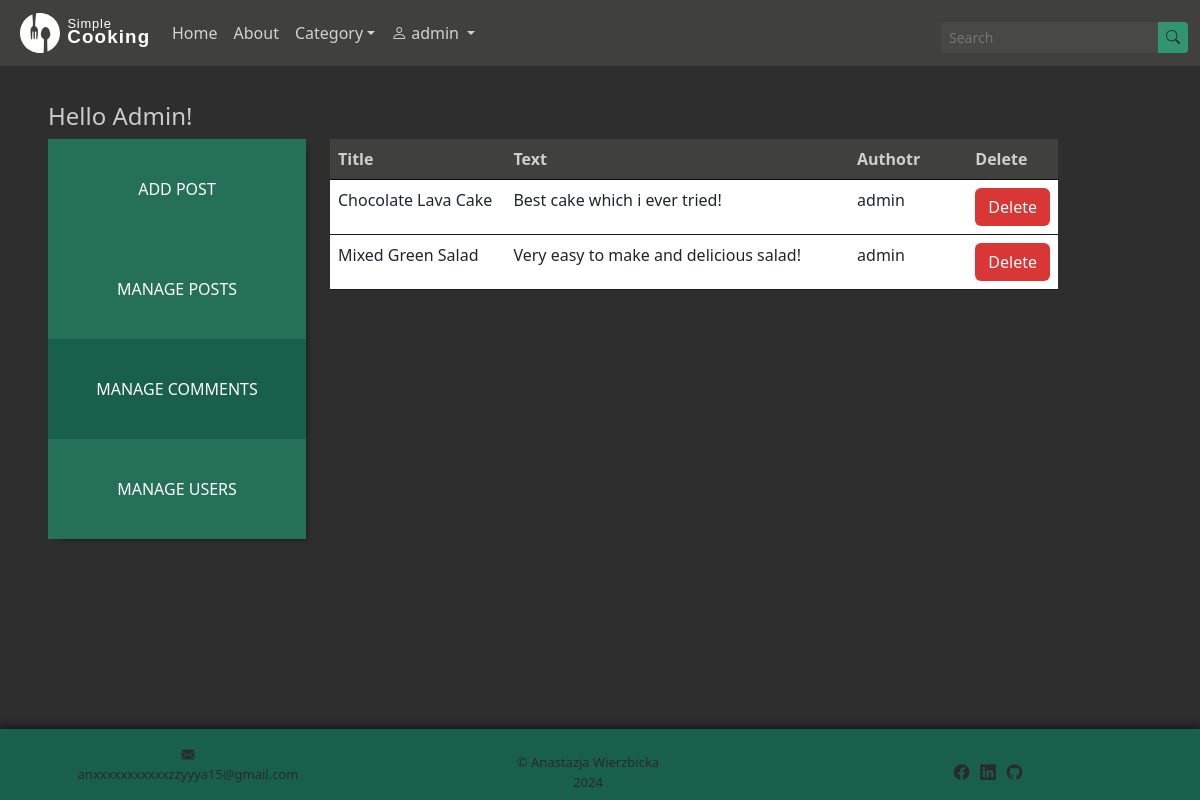
Screenshot of /admin_user/manageComments.php (signed in) with the database file from the repository.
### tables this page shows
CREATE TABLE `users` (
  `id` int(11) UNSIGNED NOT NULL,
  `email` varchar(100) NOT NULL,
  `login` varchar(50) NOT NULL,
  `password` varchar(255) NOT NULL,
  `is_admin` tinyint(1) NOT NULL,
  `token` int(6) NOT NULL
);

CREATE TABLE `comments` (
  `id` int(11) UNSIGNED NOT NULL,
  `post_id` int(11) UNSIGNED NOT NULL,
  `user_id` int(11) UNSIGNED NOT NULL,
  `comm_text` text NOT NULL
);

CREATE TABLE `posts` (
  `id` int(11) UNSIGNED NOT NULL,
  `title` varchar(255) NOT NULL,
  `recipe_text` text NOT NULL,
  `ingridients` text NOT NULL,
  `post_image` varchar(255) NOT NULL,
  `date_time` timestamp NOT NULL DEFAULT current_timestamp(),
  `time_needed` float NOT NULL,
  `portion_amount` int(2) NOT NULL,
  `difficult` int(1) NOT NULL,
  `likes` int(255) NOT NULL,
  `category_id` int(11) UNSIGNED NOT NULL,
  `user_id` int(11) UNSIGNED NOT NULL
);

### admin_user/config/connect.php (called while the page is built, shortened)
<?php
$root = getenv('ROOT_URL');

### admin_user/manageComments.php (the view, shortened to what this page needs)
<?php
$name = "managecomments";
require "parts/navbar.php";
$comment_query = "SELECT * FROM comments";
$comment_result = mysqli_query($conn, $comment_query);
?>
            <div class="container-fluid main-container">
            <div class="row"><h4>Hello Admin!</h4></div>
            <div class="row">
                <div class="col-lg-3 col-md-12 col-sm-12 col-12 side-panel">
                    <div class="manage">
                    <a href="<?= $root ?>admin_user/createPost.php"><div class="manage-panel">ADD POST</div></a>
                    <a href="<?= $root ?>admin_user/"><div class="manage-panel">MANAGE POSTS</div></a>
                    <a href="<?= $root ?>admin_user/manageComments.php"><div class="manage-panel active">MANAGE COMMENTS</div></a>
                    <a href="<?= $root ?>admin_user/manageUsers.php"><div class="manage-panel">MANAGE USERS</div></a>
                    </div>
                </div>
                <div class="col-lg-8 col-md-12 col-sm-12 col-12  info-table ">
                <?php if(mysqli_num_rows($comment_result) > 0) : ?>
                    <table class="table">
                        <thead class="table-light sticky-header">
                            <tr>
                                <th scope="col" class="col-3">Title</th>
                                <th scope="col" class="col-6">Text</th>
                                <th scope="col" class="col-2">Authotr</th>
                                <th scope="col" class="col-1">Delete</th>
                            </tr>
                        </thead>
                        <tbody>
                            <?php while($comment = mysqli_fetch_assoc($comment_result)) : ?>
                                <?php
                                    $comm_author = $comment['user_id'];
                                    $author_query = "SELECT login FROM users WHERE id=$comm_author";
                                    $author_result = mysqli_query($conn, $author_query);
                                    $author = mysqli_fetch_assoc($author_result);
                                    $post_title = $comment['post_id'];
                                    $post_query = "SELECT title FROM posts WHERE id=$post_title";
                                    $post_result = mysqli_query($conn, $post_query);
                                    $title = mysqli_fetch_assoc($post_result);
                                ?>
                            <tr>
                                <td scope="row"><?= $title['title'] ?></td>
                                <td><?= substr($comment['comm_text'], 0, 100) ?></td>
                                <td><?= $author['login'] ?></td>
                                <td><a href="<?= $root ?>admin_user/deleteComm.php?id=<?= $comment['id'] ?>"><button class="btn btn-danger" type="submit">Delete</button></a></td>
                            </tr>
                            <?php endwhile; ?>
                        </tbody>
                    </table>
                    <?php else : ?>
                        <div class="alert alert-secondary d-flex align-items-center fw-bold" role="alert"><?= "No comments to show." ?></div>
                    <?php endif; ?>
                </div>
            </div>
            </div>
            <?php require "parts/footer.php"; ?>

### admin_user/parts/navbar.php (shortened to what this page needs)
<?php
require 'config/database.php';
if(isset($_SESSION['user_id'])){
    $id = filter_var($_SESSION['user_id'],FILTER_SANITIZE_NUMBER_INT);
    $query = "SELECT login FROM users WHERE id=$id";
    $result = mysqli_query($conn, $query);
    $login = mysqli_fetch_assoc($result);
}
$query_color_mode = "SELECT * FROM colormode WHERE user_id = $id";
$result_color_mode = mysqli_query($conn, $query_color_mode);
$theme = mysqli_fetch_assoc($result_color_mode);
$color_mode = $theme['color_mode'];
$bodyThemeClass = ($color_mode == 0) ? '' : 'dark-theme';
$logoTheme = ($color_mode == 0) ? 'path13547.svg' : 'pathWhite.svg';
$logoTextTheme = ($color_mode == 0) ? 'textGreen.svg' : 'textWhite.svg';
if($name=="manageusers"){
    $style="managepages";
    $title="Manage Users";
}
elseif($name=="managecomments"){
     $style="managepages";
    }
elseif($name=="manageposts"){
    $style="managepages";
    $title="Manage Posts";
}
elseif($name=="editpost"){
    $style="createpost";
    $title="Edit Post";
    $script="<script src='../scripts/createPost.js?v=<?php echo time(); ?>'></script>";
}
elseif($name=="createpost"){
    $style="createpost";
    $title="Create Post";
    $script="<script src='../scripts/createPost.js?v=<?php echo time(); ?>'></script>";
}
?>
<!DOCTYPE html>
<html>
    <head lang="en">
        <link href="https://cdn.jsdelivr.net/npm/bootstrap@5.3.0-alpha1/dist/css/bootstrap.min.css" rel="stylesheet">
        <link rel="stylesheet" href="https://cdn.jsdelivr.net/npm/bootstrap-icons@1.10.3/font/bootstrap-icons.css">
        <link rel="stylesheet" href="../styles/navbar_footer.css?v=<?php echo time(); ?>">
        <link rel="stylesheet" href="../styles/<?=$style?>.css?v=<?php echo time(); ?>">
        <link rel="stylesheet" href="../styles/dark_light_mode.css?v=<?php echo time(); ?>">
    </head>
<body class="<?= $bodyThemeClass ?>">
        <div class="container-fluid m-0 p-0 position-relative" style="min-height: 100vh;">
            <nav class="color-nav navbar navbar-expand-lg bg-body-tertiary p-0">
                <div class="container-fluid">
                <a class="navbar-brand" aria-current="page" href="<?= $root ?>index.php"><img class="img-fluid m-2 logo" id="logo" width="40" height="40" src="../images/<?= $logoTheme ?>"><img class="img-fluid" id="logoText" width="80" height="80" src="../images/<?= $logoTextTheme ?>"></a>
                <div class="collapse navbar-collapse" id="navbarSupportedContent">
                <ul class="navbar-nav">
                <li class="nav-item">
                    <a class="nav-link login-link" href="<?= $root ?>index.php">Home</a>
                </li>
                <li class="nav-item">
                    <a class="nav-link login-link" href="<?= $root ?>about.php">About</a>
                </li>
                <li class="nav-item dropdown login-link">
                <a class="nav-link dropdown-toggle" href="<?= $root ?>category.php" role="button" data-bs-toggle="dropdown" aria-expanded="false">
                Category</a>
                </li>
                <?php if(isset($_SESSION['user_id'])) : ?>
            <li class="nav-item dropdown login-link">
                <a class="nav-link dropdown-toggle " href="#" role="button" data-bs-toggle="dropdown" aria-expanded="false">
                <i class="bi bi-person pe-1"></i><?php echo htmlspecialchars($login['login'])?>
                </a>
            </li>
            <?php else : ?>
            <li class="nav-item">
                <a class="nav-link login-link" href="signIn.php">Log in</a>
            </li>
            <?php endif; ?>
                </ul>
                <form class="d-flex input-group justify-content-end searchForm mt-2 mt-sm-2 mt-md-2" role="search" action="<?= $root ?>search.php" method="GET">
                    <input class="search form-control-sm border-0" type="search" name="search" placeholder="Search" aria-label="Search" aria-describedby="searchbtn">
                    <button class="btn btn-sm btn-successNav border-0" type="submit" name="submit" id="searchbtn"><i class="bi bi-search"></i></button>
                </form>
                </div>
                </div>
            </nav>

### styles/navbar_footer.css (style rules this page uses)
body { width: 100%; height: 100%; min-height: 100vh; padding: 0; margin: 0; background-color: var(--backgroundColor); }
.color-nav { height: 10%; background-color: var(--navbarColor) !important; }
.logo { transition: transform .4s ease-in-out; }
.btn-successNav { background-color: var(--lightGreenBut); color: var(--footerText); border-color: transparent; }
.login-link { white-space: nowrap; position: relative; text-align: center; }
.nav-link { color: var(--navlink) !important; }
input { background-color: var(--white); color: var(--main-color); }
.login-link::after { content: ""; position: absolute; background-color: var(--lightGreen); box-shadow: 0 2px 5px var(--boxShadow); height: 2px; width: 0%; left: 0; bottom: -2px; transition: 0.3s; }

### styles/managepages.css (style rules this page uses)
.main-container { padding-bottom: 6%; margin-top: 3%; padding-left: 4%; padding-right: 4%; color: var(--main-color); }
h4 { color: var(--header-colors); }
.manage-panel { color: var(--btnText); background-color: var(--lightGreen); display: flex; justify-content: center; align-items: center; text-align: center; min-height: 100px; }
a .manage-panel.active { cursor:default; background-color: var(--darkGreen); color: var(--btnText); }
.manage { box-shadow: 6px 6px 6px -6px var(--boxShadow); }
.manage a { text-decoration: none; }
.table { color: var(--main-color) !important; }
.info-table { max-height: 400px; overflow-y: auto; position: relative; }
th, td { padding: 8px; text-align: left; border-bottom: var(--table-border) 1px solid; }
tr:nth-child(odd) { background-color: var(--odd-bg-color); }
tr:nth-child(even) { background-color: var(--navbarColor); }
.sticky-header th { position: sticky; top: 0; background-color: var(--navbarColor); border-bottom: 1px solid var(--thead-border); color: var(--header-colors); }
.btn-danger { background-color: var(--btn-danger); border-color: transparent; color: var(--btnText); }

### styles/dark_light_mode.css (style rules this page uses)
:root { --backgroundColor: #faf9f7; --main-color: #2d3135; --navbarColor: #ECEADF; --lighterGreen: #2f8b6b; --lightGreen: #257157; --darkGreen: #18604a; --lightGreenBut: #257157; --darkGreenBut: #18604a; --aboutGreen: #18604a; --aboutWhite: #ECEADF; --btnText: #fdfdfd; --navlink: rgba(0,0,0,0.65); --activnavLink: black; --dropdown-item-hover: #bed5be;; --boxShadow: #666666ca; --footerText:rgb(215, 215, 215); --footerHoverText: rgb(255, 255, 255); --white: #fff; --card-date: #999999; --card-title: #4b4b4b; --little-card-subtitle: #666; --small-color: #848484; --table-border: #c9c9c9; --thead-border: #b4b4b4; --header-colors: rgba(0,0,0,0.75); --odd-bg-table: #eceadf00; --btn-danger: rgb(203, 62, 62); --btn-danger-hover: #af3535; --light-grey: #dddddd; --dark-grey: #3b3b3b; }
.dark-theme { --backgroundColor: #2e2e2e; --navbarColor: #40403d; --main-color: #939594; --lightGreenBut: #319572; --darkGreenBut: #218567; --btn-danger: rgb(217, 54, 54); --btn-danger-hover: #b52323; --aboutGreen: #2ab78d; --aboutWhite: #181818; --navlink: rgba(255, 255, 255, 0.764); --activnavLink: white; --dropdown-item-hover: #387860; --boxShadow: #121212ca; --white: #484847; --card-title: #9c9c9c; --little-card-subtitle: #838383; --table-border: #1a1a1a; --thead-border: rgb(11, 11, 11); --header-colors: rgba(255, 255, 255, 0.75); --light-grey: #212121; --dark-grey: #9c9c9c; --footerText:rgb(42, 42, 42); --footerHoverText: rgb(28, 28, 28); }

### rows the page displays
users: login "admin"
comments: post.title "Chocolate Lava Cake", comm_text "Best cake which i ever tried!", user.login "admin"
comments: post.title "Mixed Green Salad", comm_text "Very easy to make and delicious salad!", user.login "admin"
